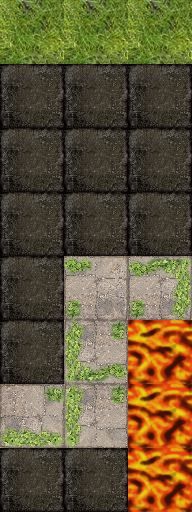

Tiled map render using the project's own tile images. Description and the whole map definition, tile-layer contents included, below:
An orthogonal 3x8 tile map with 64x64 px tiles, 2 tile layers (Floor, Cubes).

<map version="1.0" tiledversion="1.0.3" orientation="orthogonal" renderorder="right-down" width="3" height="8" tilewidth="64" tileheight="64" nextobjectid="1">
 <tileset firstgid="1" source="../../ConflictCube/Textures/ConCubeTileset.tsx" />
 <layer name="Floor" width="3" height="8">
  <data encoding="csv">
1,1,1,
2,2,2,
2,2,2,
2,2,2,
2,18,10,
2,12,43,
37,41,43,
2,2,43
</data>
 </layer>
 <layer name="Cubes" width="3" height="8">
  <data encoding="csv">
0,0,0,
0,0,0,
0,0,0,
0,0,0,
0,0,0,
0,0,0,
0,0,0,
0,0,0
</data>
 </layer>
</map>
